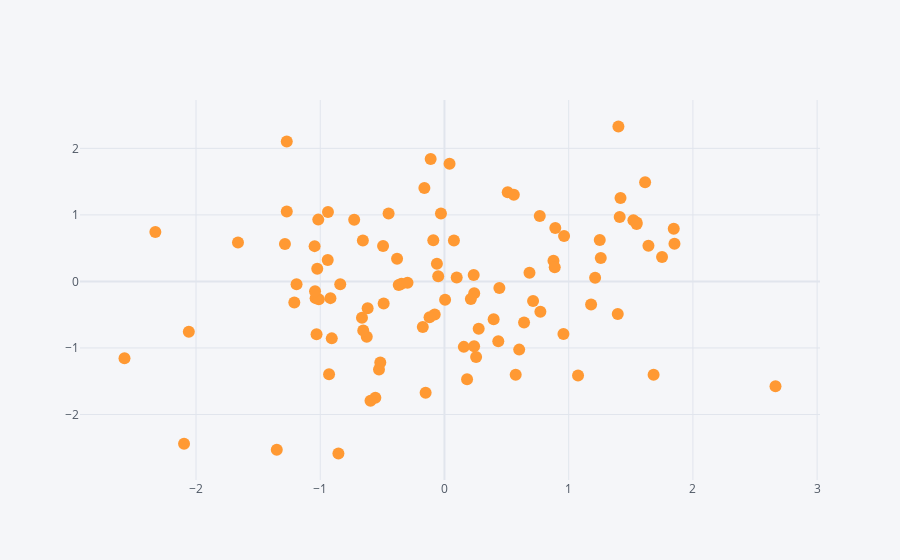

Notebook source saved alongside this figure:
### Code cell
df.iplot(kind = 'scatter', x = 'A', y = 'B', mode = 'markers')
